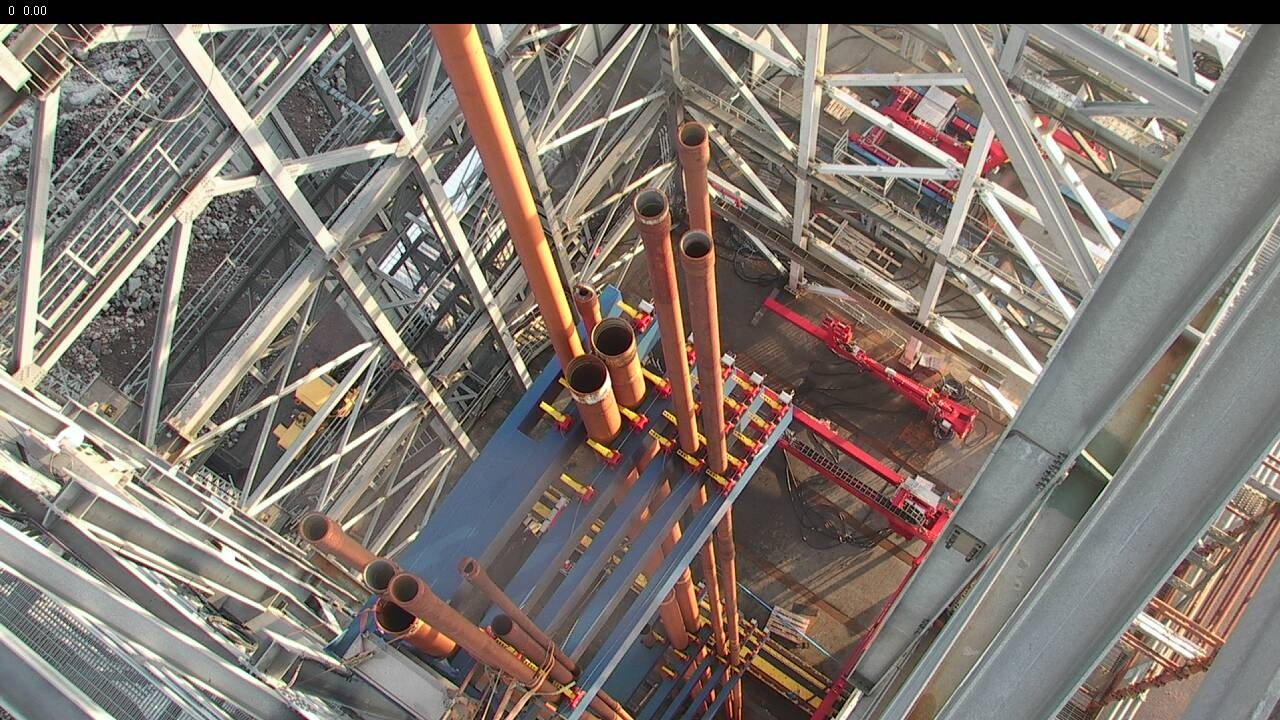
#> input picture py_fb/dataset/input.jpg, 1280 x 720 px
$ python fb_config.py   (Python 2 division)
#> lines starting #> are read from the running program, lines starting #| are printed output that depends on the picture; after the words box and inside, x2 and y2 are one past the last pixel; in counts of white or black regions, pixels touching at a corner belong together
#!/usr/bin/env python
import cv2
import sys
import numpy as np
import requests
import random
import os
import math

CV_LOAD_IMAGE_COLOR = 1
# Fingerboard POC
# Written by Joakim Skjefstad (skjefstad.joakim@gmail.com) Autumn 2015
# Using OpenCV 2.4.12 for Python on OS X

print "FB POC. Use ESC to exit program."
print "Written by Joakim Skjefstad (skjefstad.joakim@gmail.com) Autumn 2015"
print "Case of master thesis, M.Sc in Technical Cybernetics at NTNU, Norway."

UPDATE_WINDOW = False

def trackbar_callback(x):
#> called with x = 0
    filename = "input.jpg"
    source = cv2.imread(os.path.join('dataset',filename))
#> source is the input picture: shape (720, 1280, 3); mean B, G, R 109.9, 117.4, 126.9
    if source is None:
        print "Failed, no image loaded!"
    h_source, w_source, c_source = source.shape
    print "File loaded", filename
    source_gray = cv2.cvtColor(source, cv2.COLOR_BGR2GRAY)
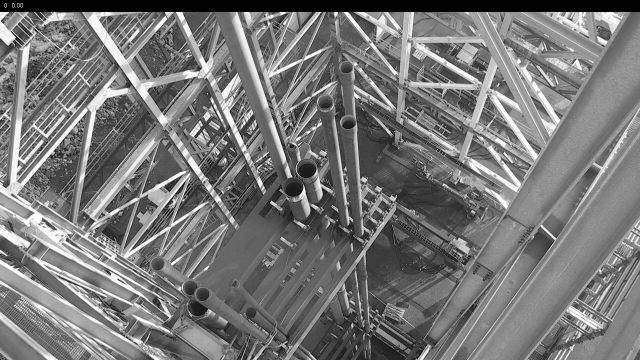
#> source_gray: shape (720, 1280) (shown at 1/2 size); min 0, max 255, mean 119.4
    source_hsv = cv2.cvtColor(source, cv2.COLOR_BGR2HSV)
#> source_hsv: shape (720, 1280, 3); mean H, S, V 47.7, 48.3, 130.3

    hsv_lower = np.array([cv2.getTrackbarPos('hsv_lower_hue','HSVHue'),cv2.getTrackbarPos('hsv_lower_saturation','HSVHue'),cv2.getTrackbarPos('hsv_lower_value','HSVHue')])
    hsv_upper= np.array([cv2.getTrackbarPos('hsv_upper_hue','HSVHue'),cv2.getTrackbarPos('hsv_upper_saturation','HSVHue'),cv2.getTrackbarPos('hsv_upper_value','HSVHue')])

    print "hsv_upper",hsv_upper
    print "hsv_lower",hsv_lower

    mask = cv2.inRange(source_hsv, hsv_lower, hsv_upper)
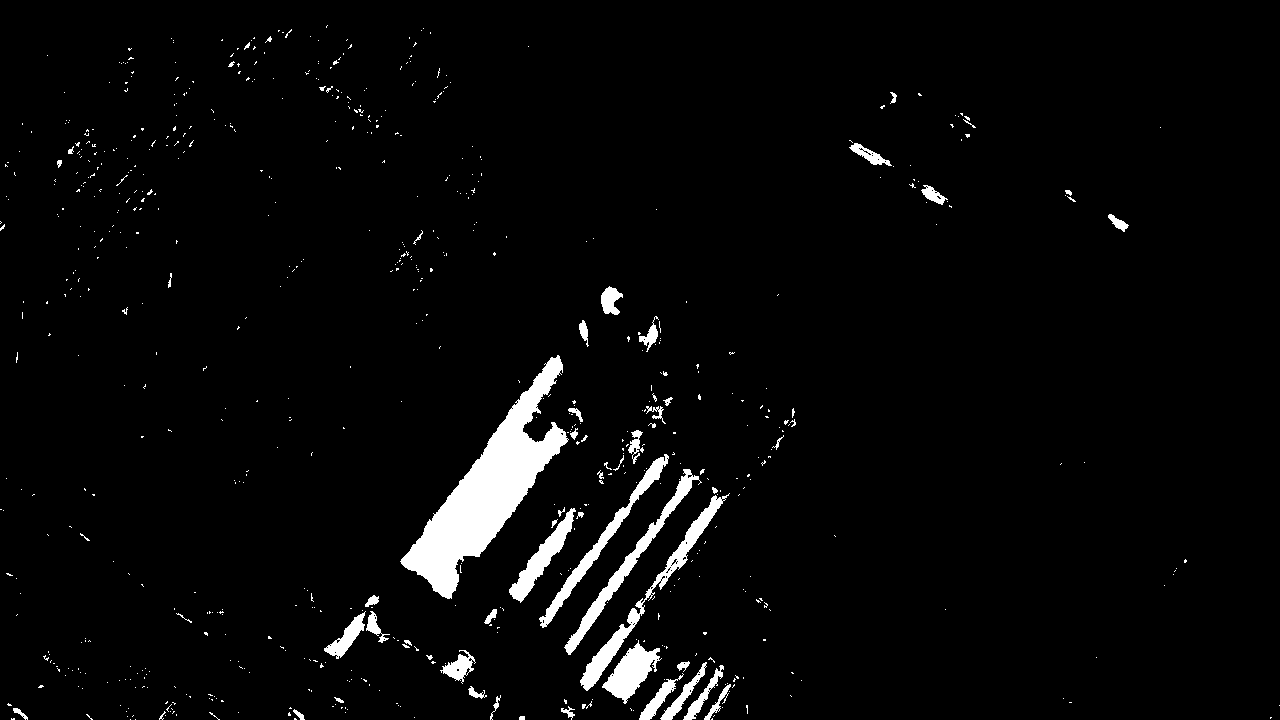
#> mask: shape (720, 1280); 3.4% white; 702 white regions (642 under 20 px), largest, box (x1, y1, x2, y2) and area: (400, 355, 569, 599) 12449, (580, 493, 730, 691) 2602, (564, 469, 702, 655) 2256
    res = cv2.bitwise_and(source,source, mask= mask)
    cv2.imshow('HSVMask',mask)
    cv2.imshow('HSVHue',res)
    # [5 lines of commented-out code are left out]

    canny_max = cv2.getTrackbarPos('canny_max','CannyEdge')

    source_gray_gblur = cv2.GaussianBlur(source_gray,(3,3),0)
    cv2.imshow('Gaussian',source_gray_gblur)

    canny_min = cv2.getTrackbarPos('canny_min','CannyEdge')
    canny_max = cv2.getTrackbarPos('canny_max','CannyEdge')

    hough_rho = cv2.getTrackbarPos('hough_rho','HoughLines')
    hough_theta = cv2.getTrackbarPos('hough_theta','HoughLines')
    hough_threshold = cv2.getTrackbarPos('hough_threshold','HoughLines')
    hough_minLineLength = cv2.getTrackbarPos('hough_minLineLength','HoughLines')
    hough_maxLineGap = cv2.getTrackbarPos('hough_maxLineGap','HoughLines')

    #print "gaussian_kernel=",gaussian_kernel

    print "canny_min=",canny_min
    print "canny_max=",canny_max

    print "hough_rho=",hough_rho
    print "hough_theta=",hough_theta
    print "np.pi/hough_theta=",np.pi/hough_theta
    print "in degrees=",math.degrees(np.pi/hough_theta)
    print "hough_threshold=",hough_threshold
    print "hough_minLineLength",hough_minLineLength
    print "hough_maxLineGap",hough_maxLineGap

    source_gray_edges = cv2.Canny(source_gray_gblur,canny_min,canny_max, 3)
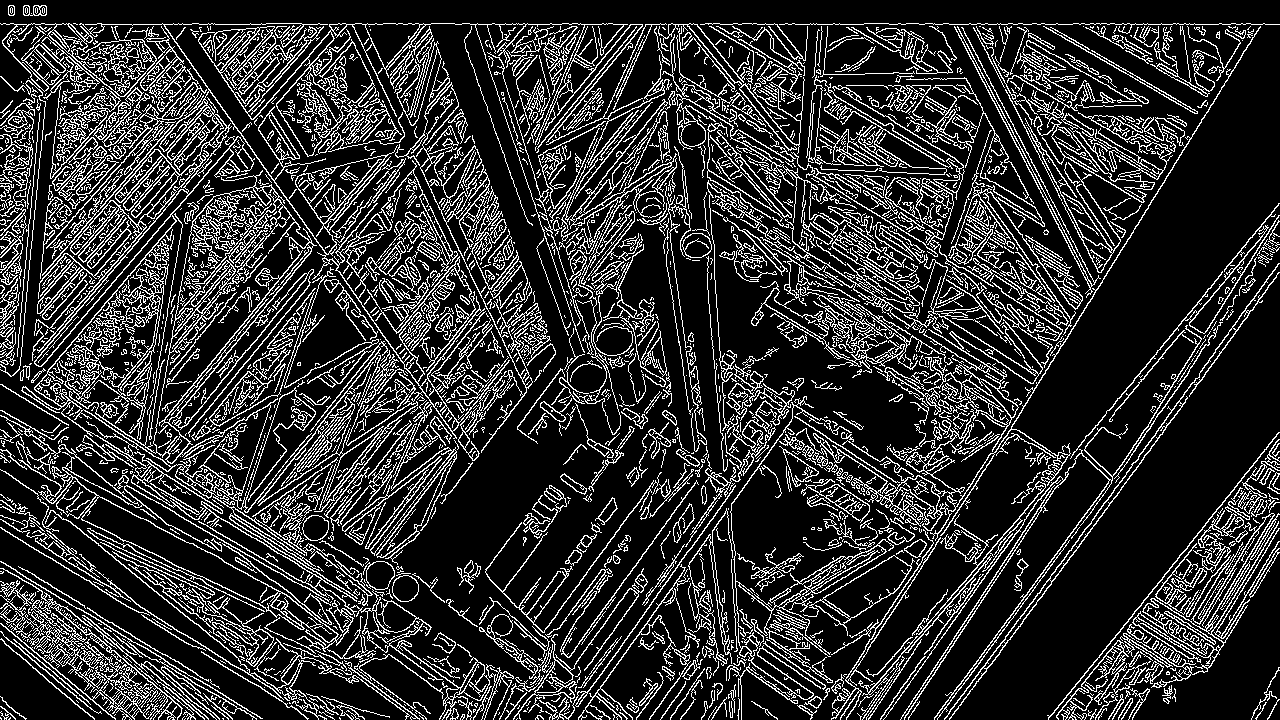
#> source_gray_edges: shape (720, 1280); 19% white in thin lines or dots
    cv2.imshow('CannyEdge',source_gray_edges)
    #key = cv2.waitKey(0)
    alines = None
    lines = cv2.HoughLinesP(source_gray_edges,hough_rho,np.pi/hough_theta,threshold=hough_threshold, minLineLength=hough_minLineLength, maxLineGap=hough_maxLineGap)
#> lines = 55 rows, first 6: [75, 704, 239, 704], [43, 242, 184, 288], [209, 37, 336, 37], [3, 111, 189, 193], [57, 293, 209, 325], [46, 215, 171, 202]

   # lines = cv2.HoughLinesP(edges, rho=1, theta=np.pi/180, threshold=10, lines=alines, minLineLength=200, maxLineGap=2)
#[0].tolist()
    if lines is not None:
        for x1,y1,x2,y2 in lines[0].tolist():
            cv2.line(source,(x1,y1),(x2,y2),(0,255,0),2)
#> this loop made 1 pass
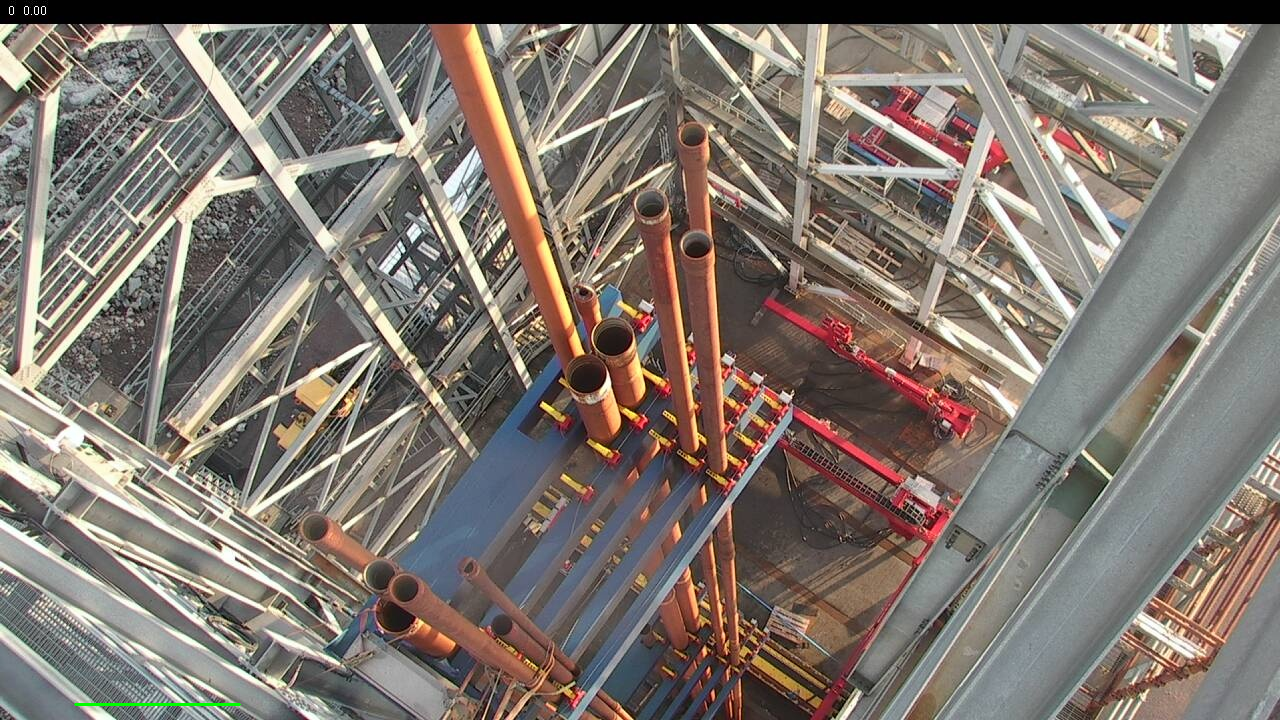
#> source: shape (720, 1280, 3); 0.05% of pixels changed, all inside (x1, y1, x2, y2) = (74, 703, 241, 706)
        cv2.imshow('HoughLines',source)
    else:
        print "no lines found!"
    key = cv2.waitKey(0)
#> (key Esc is pressed here)
    if key == 27:
        exit(0)
#> (the program exits here)

$ run again, with py_fb/dataset/20140813062536912_UTC+02.jpg copied over py_fb/dataset/input.jpg
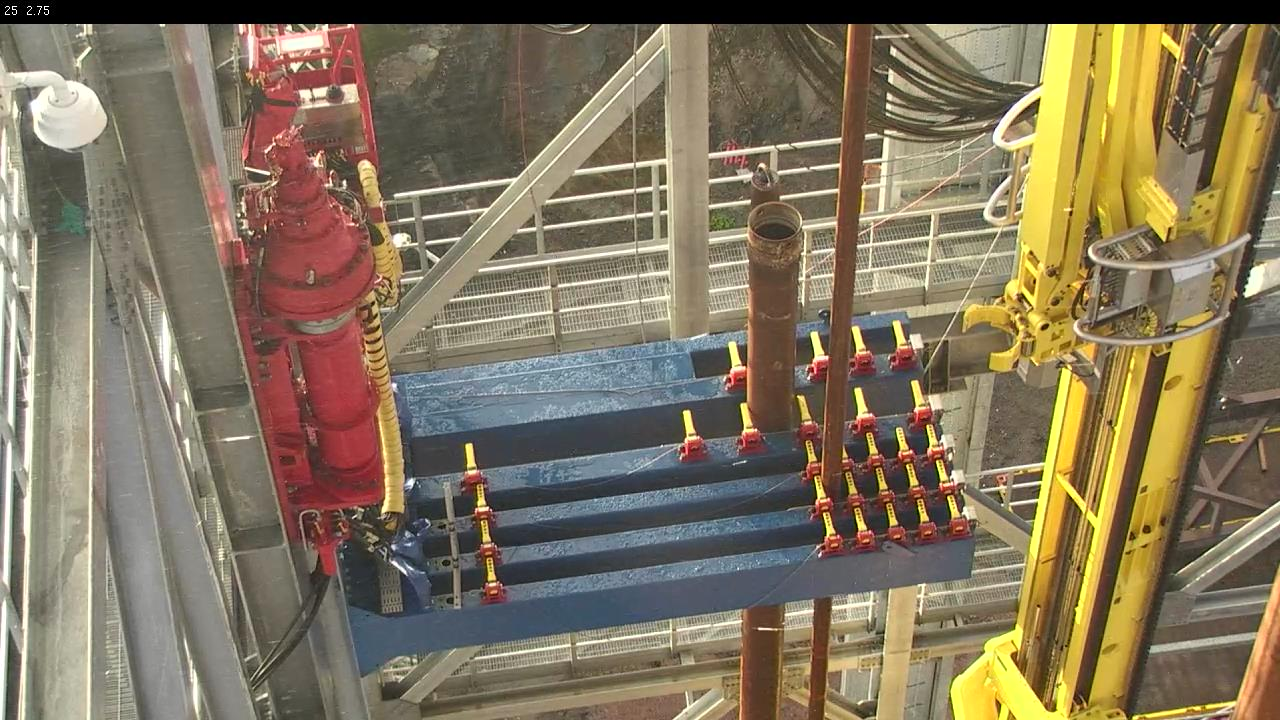
#> input picture py_fb/dataset/20140813062536912_UTC+02.jpg, 1280 x 720 px
#> in trackbar_callback, source is the input picture: shape (720, 1280, 3); mean B, G, R 93.3, 117.3, 130.5
#> source_hsv: shape (720, 1280, 3); mean H, S, V 34.2, 78.4, 133.2
#> in trackbar_callback, `mask = cv2.inRange(source_hsv, hsv_lower, hsv_upper)`:
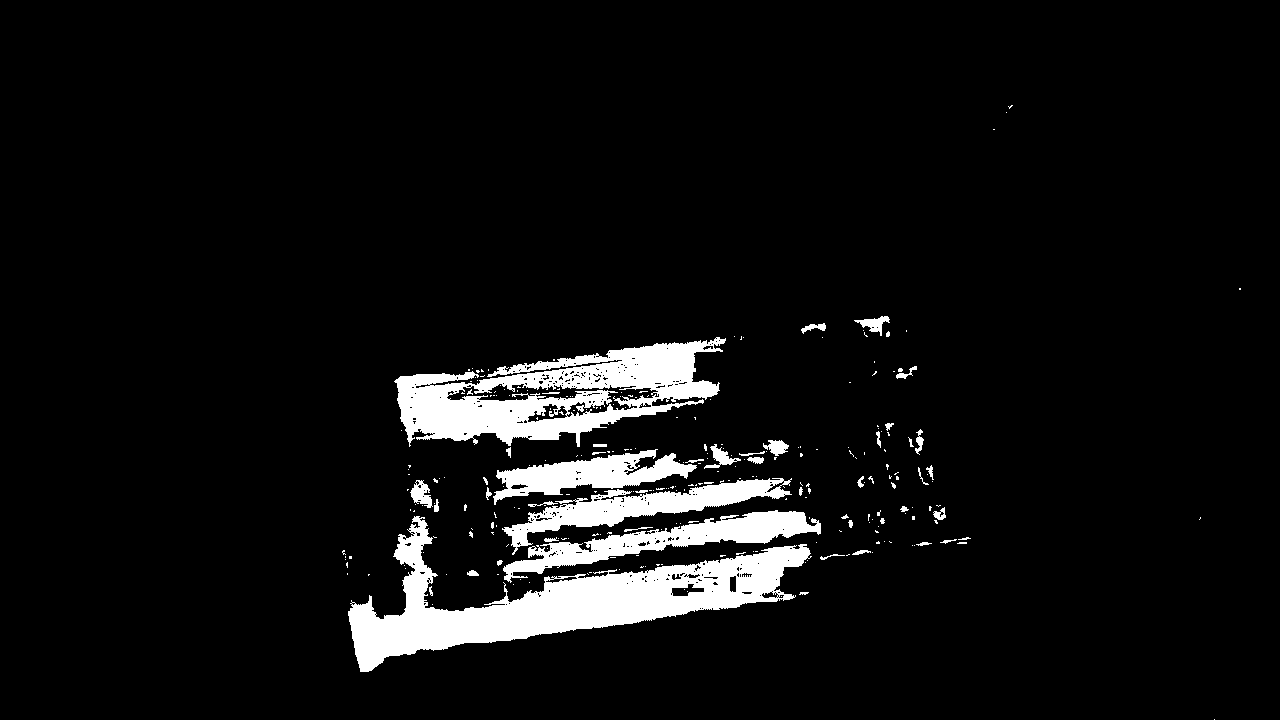
#> mask: shape (720, 1280); 6.6% white; 275 white regions (228 under 20 px), largest, box (x1, y1, x2, y2) and area: (348, 516, 812, 672) 22390, (394, 337, 726, 447) 17465, (503, 510, 821, 583) 6528
#> source_gray_edges: shape (720, 1280); 13.4% white in thin lines or dots
#> lines = 29 rows, first 6: [910, 222, 1037, 295], [539, 346, 674, 248], [176, 24, 359, 24], [454, 294, 592, 264], [437, 333, 570, 333], [92, 501, 92, 263]
#> the loop in trackbar_callback, `for x1,y1,x2,y2 in lines[0].tolist():` made 1 pass
#> after the loop in trackbar_callback, `for x1,y1,x2,y2 in lines[0].tolist():`:
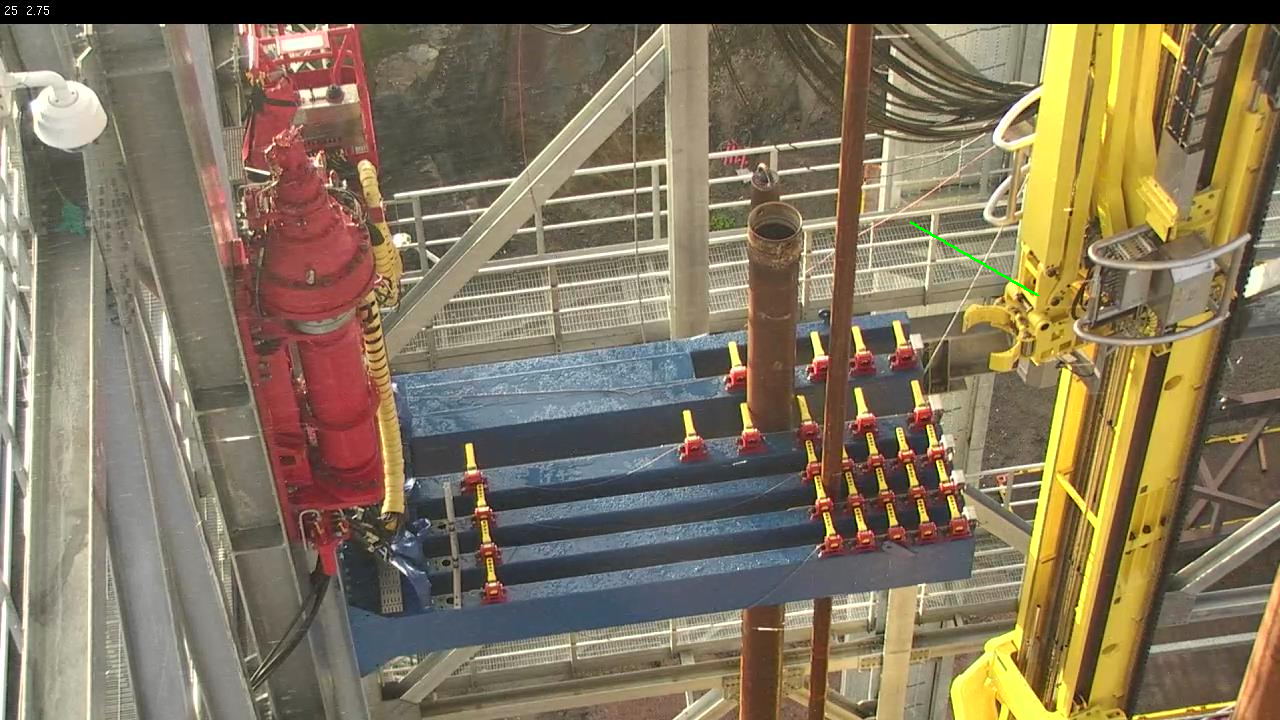
#> source: shape (720, 1280, 3); 0.04% of pixels changed, all inside (x1, y1, x2, y2) = (909, 221, 1039, 297)
